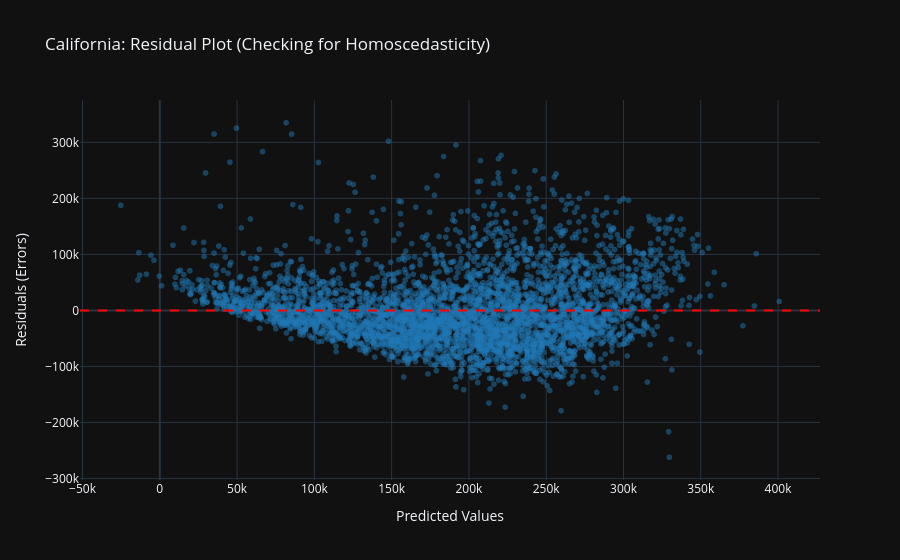
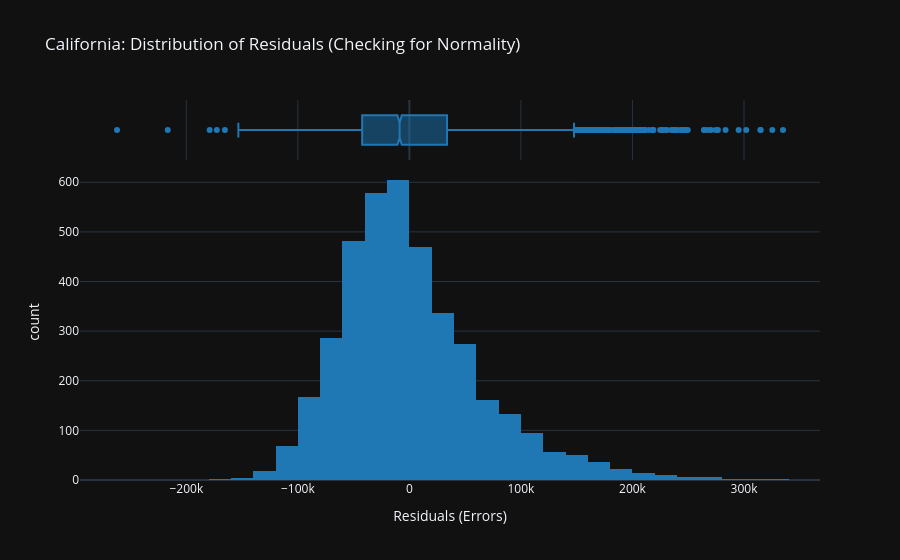

Notebook code for these charts, in order:
### Code cell
# Check Regression Assumptions: Residual Plot
residuals = y_test - y_pred

# Residual Plot (Checking for Homoscedasticity)
fig_residuals = px.scatter(
    x=y_pred, 
    y=residuals, 
    opacity=0.5,
    color_discrete_sequence=['#1f77b4'],
    labels={
        "x": "Predicted Values", 
        "y": "Residuals (Errors)"
    },
    title="California: Residual Plot (Checking for Homoscedasticity)",
    template="plotly_dark"
)

# Add the red dashed line at zero (representing perfect predictions)
fig_residuals.add_hline(
    y=0, 
    line_dash="dash", 
    line_color="red", 
    line_width=2
)

fig_residuals.show()

# Distribution of Residuals (Checking for Normality)
fig_resid_hist = px.histogram(
    x=residuals, 
    nbins=30,
    title="California: Distribution of Residuals (Checking for Normality)",
    labels={"x": "Residuals (Errors)", "count": "Frequency"},
    template="plotly_dark",
    marginal="box", # Adds a boxplot on top to easily spot outlier errors
    color_discrete_sequence=['#1f77b4']
)

fig_resid_hist.show()

### Figure 1 — Plotly figure (JSON) as saved in the notebook; plotly's stock layout.template omitted (floating-point values rounded to 4 significant figures; data arrays with more than 128 entries replaced by an {"elided": "..."} marker saying what was removed)
{"data": [{"hovertemplate": "Predicted Values=%{x}<br>Residuals (Errors)=%{y}<extra></extra>", "legendgroup": "", "marker": {"color": "#1f77b4", "opacity": 0.5, "symbol": "circle"}, "mode": "markers", "name": "", "showlegend": false, "type": "scattergl", "x": {"elided": "3895 float values"}, "xaxis": "x", "y": {"elided": "3895 float values"}, "yaxis": "y"}], "layout": {"legend": {"tracegroupgap": 0}, "shapes": [{"line": {"color": "red", "dash": "dash", "width": 2}, "type": "line", "x0": 0, "x1": 1, "xref": "x domain", "y0": 0, "y1": 0, "yref": "y"}], "title": {"text": "California: Residual Plot (Checking for Homoscedasticity)"}, "xaxis": {"anchor": "y", "domain": [0, 1], "title": {"text": "Predicted Values"}}, "yaxis": {"anchor": "x", "domain": [0, 1], "title": {"text": "Residuals (Errors)"}}}}

### Figure 2 — Plotly figure (JSON) as saved in the notebook; plotly's stock layout.template omitted (floating-point values rounded to 4 significant figures; data arrays with more than 128 entries replaced by an {"elided": "..."} marker saying what was removed)
{"data": [{"bingroup": "x", "hovertemplate": "Residuals (Errors)=%{x}<br>count=%{y}<extra></extra>", "legendgroup": "", "marker": {"color": "#1f77b4", "pattern": {"shape": ""}}, "name": "", "nbinsx": 30, "orientation": "v", "showlegend": false, "type": "histogram", "x": {"elided": "3895 float values"}, "xaxis": "x", "yaxis": "y"}, {"hovertemplate": "Residuals (Errors)=%{x}<extra></extra>", "legendgroup": "", "marker": {"color": "#1f77b4"}, "name": "", "notched": true, "showlegend": false, "type": "box", "x": {"elided": "3895 float values"}, "xaxis": "x2", "yaxis": "y2"}], "layout": {"barmode": "relative", "legend": {"tracegroupgap": 0}, "title": {"text": "California: Distribution of Residuals (Checking for Normality)"}, "xaxis": {"anchor": "y", "domain": [0, 1], "title": {"text": "Residuals (Errors)"}}, "xaxis2": {"anchor": "y2", "domain": [0, 1], "matches": "x", "showgrid": true, "showticklabels": false}, "yaxis": {"anchor": "x", "domain": [0, 0.8316], "title": {"text": "count"}}, "yaxis2": {"anchor": "x2", "domain": [0.8416, 1], "matches": "y2", "showgrid": false, "showline": false, "showticklabels": false, "ticks": ""}}}
